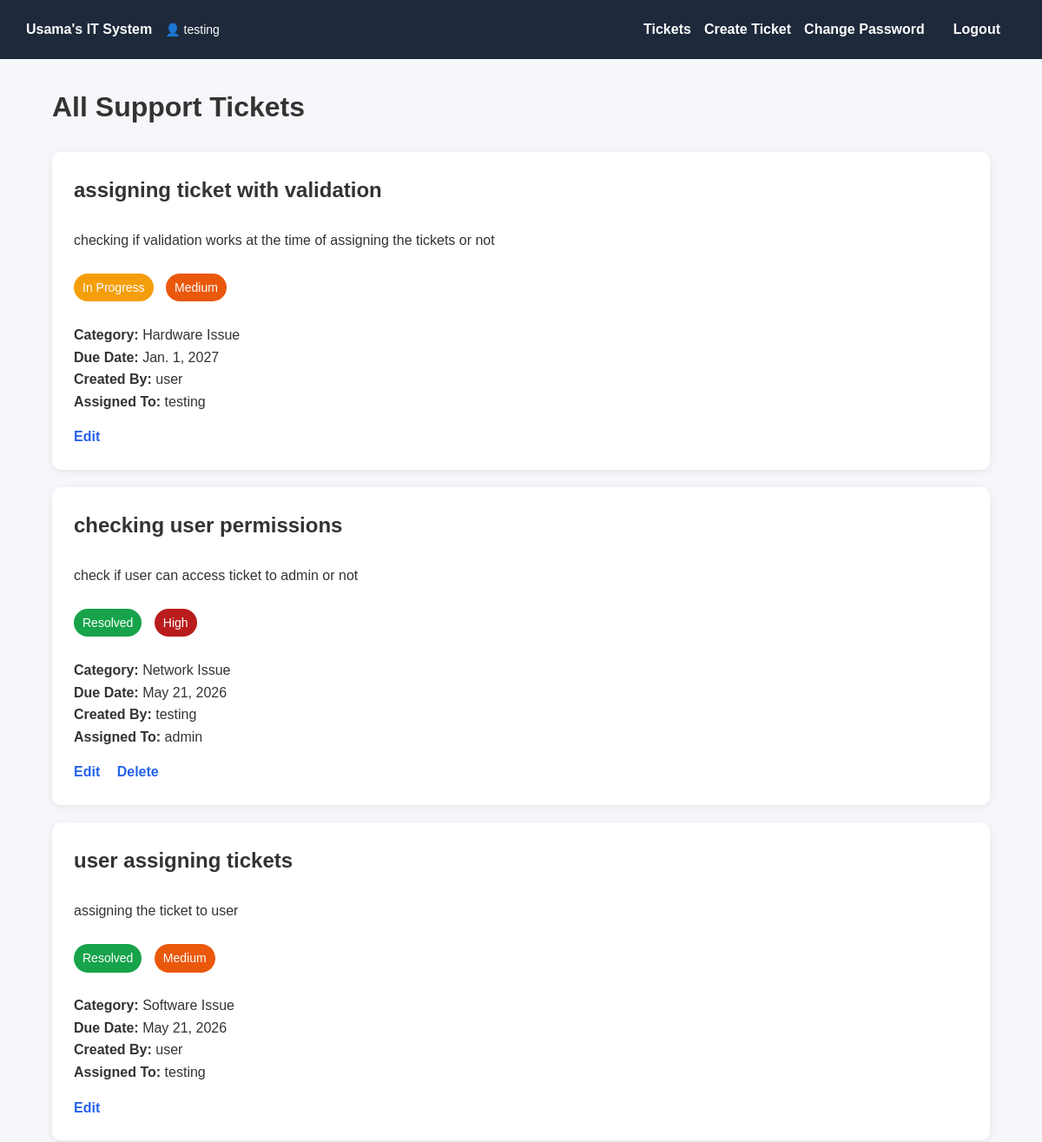
The app's page /tickets/ (signed in, upper part), older data.
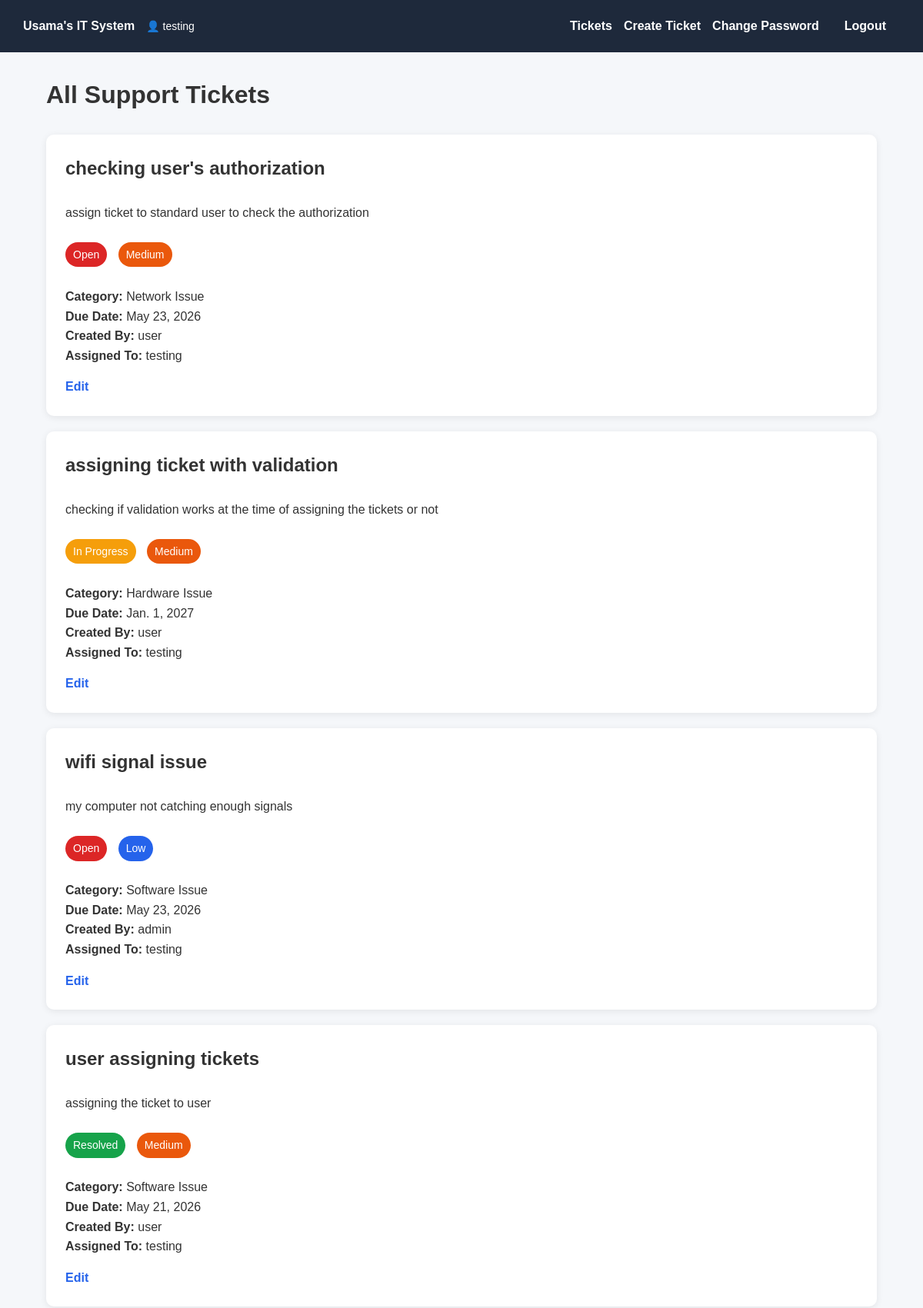
The same page, newer data.
### ITSystem/models.py (models this page shows, shortened)
class Ticket(models.Model):
    PRIORITY_CHOICES = [
        ('Low', 'Low'),
        ('Medium', 'Medium'),
        ('High', 'High'),
    ]
    STATUS_CHOICES = [
        ('Open', 'Open'),
        ('In Progress', 'In Progress'),
        ('Resolved', 'Resolved'),
    ]
    title = models.CharField(max_length=200)
    description = models.TextField()
    due_date = models.DateField()
    priority = models.CharField(
        max_length=20,
        choices=PRIORITY_CHOICES
    )
    status = models.CharField(
        max_length=20,
        choices=STATUS_CHOICES
    )
    category = models.ForeignKey(
        Category,
        on_delete=models.CASCADE
    )
    created_by = models.ForeignKey(
        User,
        on_delete=models.CASCADE,
        related_name='created_tickets'
    )
    assigned_to = models.ForeignKey(
        User,
        on_delete=models.SET_NULL,
        null=True,
        blank=True,
        related_name='assigned_tickets'
    )
    created_at = models.DateTimeField(
        auto_now_add=True
    )

class Category(models.Model):
    name = models.CharField(max_length=100)
    def __str__(self):
        return self.name

### ITSystem/views.py (the view)
# urls.py: path('tickets/', views.ticket_list, name='ticket_list'),
@login_required
def ticket_list(request):
    if request.user.is_superuser:
        tickets = Ticket.objects.all()
    else:
        tickets = (
            Ticket.objects.filter(
                created_by=request.user
            )
            |
            Ticket.objects.filter(
                assigned_to=request.user
            )
        ).distinct()
    priority_order = {
        'High': 1,
        'Medium': 2,
        'Low': 3
    }
    tickets = sorted(
        tickets,
        key=lambda ticket: (
            ticket.status == 'Resolved',
            priority_order.get(ticket.priority, 99),
            ticket.status == 'In Progress',
            -ticket.id
        )
    )
    return render(
        request,
        'tasks/ticket_list.html',
        {
            'tickets': tickets
        }
    )

### ITSystem/templates/tasks/ticket_list.html (shortened to what this page needs)
{% extends 'base.html' %}
{% block content %}
<h1>All Support Tickets</h1>
<br>
{% if tickets %}
    {% for ticket in tickets %}
        <div class="card">
            <h2>{{ ticket.title }}</h2>
            <br>
            <p>{{ ticket.description }}</p>
            <br>
            <span class="badge
                {% if ticket.status == 'Open' %}
                    open
                {% elif ticket.status == 'In Progress' %}
                    progress
                {% else %}
                    resolved
                {% endif %}
            ">
                {{ ticket.status }}
            </span>
            <span class="badge
                {% if ticket.priority == 'Low' %}
                    low
                {% elif ticket.priority == 'Medium' %}
                    medium
                {% else %}
                    high
                {% endif %}
            ">
                {{ ticket.priority }}
            </span>
            <br><br>
            <p>
                <strong>Category:</strong>
                {{ ticket.category }}
            </p>
            <p>
                <strong>Due Date:</strong>
                {{ ticket.due_date }}
            </p>
            <p>
                <strong>Created By:</strong>
                {{ ticket.created_by }}
            </p>
            {% if ticket.assigned_to %}
                <p>
                    <strong>Assigned To:</strong>
                    {{ ticket.assigned_to }}
                </p>
            {% endif %}
            <div class="ticket-actions">
                {% if request.user.is_superuser or request.user == ticket.created_by or request.user == ticket.assigned_to %}
                    <a href="/tickets/update/{{ ticket.id }}/">
                        Edit
                    </a>
                {% endif %}
                {% if request.user.is_superuser or request.user == ticket.created_by %}
                    <a href="/tickets/delete/{{ ticket.id }}/">
                        Delete
                    </a>
                {% endif %}
            </div>
        </div>
    {% endfor %}
{% endif %}
{% endblock %}

Row changes from the older to the newer data that the page shows:
removed Ticket: title "checking user permissions", description "check if user can access ticket to admin or not", status "Resolved", priority "High", category "Network Issue", due_date "May 21, 2026", created_by "testing", assigned_to "admin"
added Ticket: title "checking user's authorization", description "assign ticket to standard user to check the authorization", status "Open", priority "Medium", category "Network Issue", due_date "May 23, 2026", created_by "user", assigned_to "testing"
now on this page (row edited): Ticket: title "wifi signal issue", description "my computer not catching enough signals", status "Open", priority "Low", category "Software Issue", due_date "May 23, 2026", created_by "admin", assigned_to "testing"
